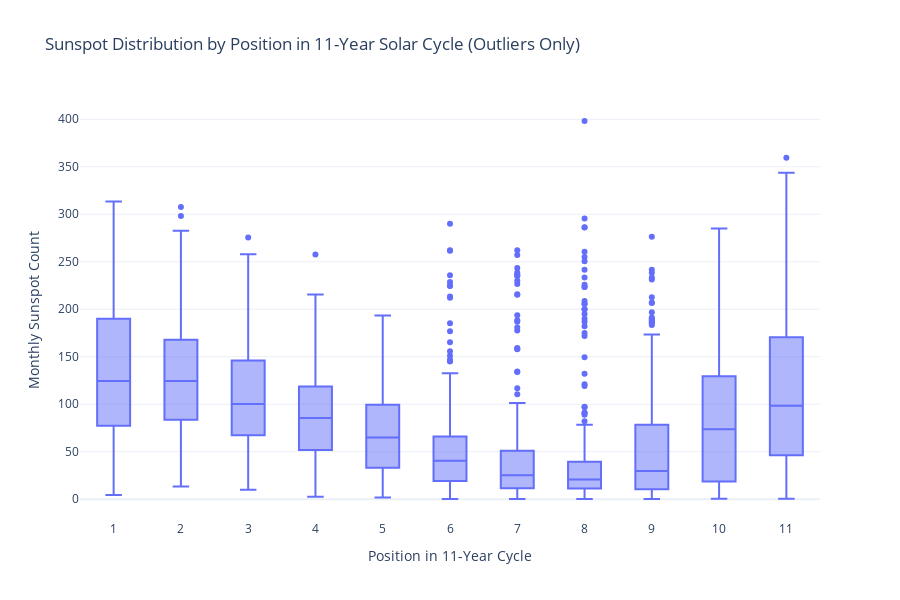

Here is the notebook cell this chart was saved with:
### Code cell
df["Year_Position"] = (df["Year"] % 11) + 1


fig = px.box(
    df,
    x="Year_Position",
    y="Sunspot",
    points="outliers",  
    title="Sunspot Distribution by Position in 11-Year Solar Cycle (Outliers Only)",
    labels={"Year_Position": "Year in Solar Cycle", "Sunspot": "Monthly Sunspots"},
    height=600,
    template="plotly_white"
)

fig.update_layout(
    xaxis=dict(dtick=1),
    yaxis_title="Monthly Sunspot Count",
    xaxis_title="Position in 11-Year Cycle"
)

fig.show()

### Figure 1 — Plotly figure (JSON) as saved in the notebook; plotly's stock layout.template omitted (floating-point values rounded to 4 significant figures; data arrays with more than 128 entries replaced by an {"elided": "..."} marker saying what was removed)
{"data": [{"alignmentgroup": "True", "boxpoints": "outliers", "hovertemplate": "Year in Solar Cycle=%{x}<br>Monthly Sunspots=%{y}<extra></extra>", "legendgroup": "", "marker": {"color": "#636efa"}, "name": "", "notched": false, "offsetgroup": "", "orientation": "v", "showlegend": false, "type": "box", "x": {"elided": "3198 int values"}, "x0": " ", "xaxis": "x", "y": {"elided": "3198 float values"}, "y0": " ", "yaxis": "y"}], "layout": {"boxmode": "group", "height": 600, "legend": {"tracegroupgap": 0}, "title": {"text": "Sunspot Distribution by Position in 11-Year Solar Cycle (Outliers Only)"}, "xaxis": {"anchor": "y", "domain": [0, 1], "dtick": 1, "title": {"text": "Position in 11-Year Cycle"}}, "yaxis": {"anchor": "x", "domain": [0, 1], "title": {"text": "Monthly Sunspot Count"}}}}
